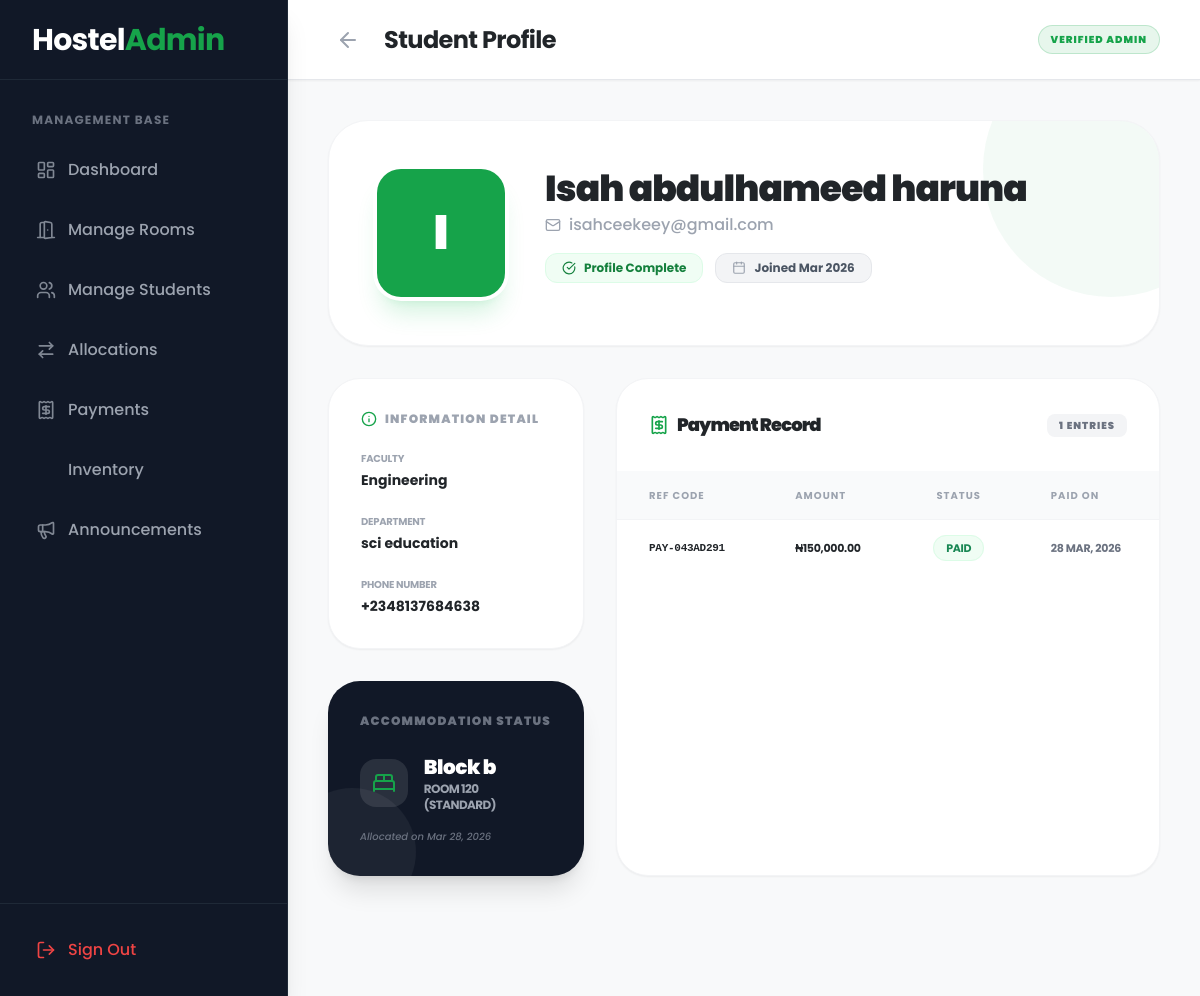
The app's page /admin/view_student.php?id=3 (signed in) with its own data.
### tables this page shows
CREATE TABLE `users` (
  `id` int(11) NOT NULL,
  `fullname` varchar(100) NOT NULL,
  `email` varchar(100) NOT NULL,
  `phone` varchar(20) DEFAULT NULL,
  `faculty` varchar(100) DEFAULT NULL,
  `department` varchar(100) DEFAULT NULL,
  `profile_pic` varchar(255) DEFAULT NULL,
  `profile_completed` tinyint(1) DEFAULT 0,
  `password` varchar(255) NOT NULL,
  `role` enum('student','admin','staff') DEFAULT 'student',
  `created_at` timestamp NOT NULL DEFAULT current_timestamp()
);

CREATE TABLE `allocations` (
  `id` int(11) NOT NULL,
  `student_id` int(11) NOT NULL,
  `room_id` int(11) NOT NULL,
  `allocated_by` varchar(100) NOT NULL DEFAULT 'admin',
  `allocation_date` date NOT NULL,
  `status` enum('active','expired','revoked') DEFAULT 'active',
  `created_at` timestamp NOT NULL DEFAULT current_timestamp()
);

CREATE TABLE `rooms` (
  `id` int(11) NOT NULL,
  `block_name` varchar(50) NOT NULL,
  `room_number` varchar(50) NOT NULL,
  `capacity` int(11) NOT NULL DEFAULT 4,
  `current_occupancy` int(11) NOT NULL DEFAULT 0,
  `room_type` enum('Standard','Premium') DEFAULT 'Standard',
  `status` enum('available','full','maintenance') DEFAULT 'available',
  `created_at` timestamp NOT NULL DEFAULT current_timestamp()
);

CREATE TABLE `payments` (
  `id` int(11) NOT NULL,
  `student_id` int(11) NOT NULL,
  `allocation_id` int(11) DEFAULT NULL,
  `amount` decimal(10,2) NOT NULL,
  `reference_code` varchar(100) NOT NULL,
  `payment_method` varchar(50) DEFAULT 'Bank Transfer',
  `status` enum('pending','paid','failed') DEFAULT 'pending',
  `paid_at` timestamp NULL DEFAULT NULL,
  `created_at` timestamp NOT NULL DEFAULT current_timestamp()
);

### admin/view_student.php (the view, shortened to what this page needs)
<?php
require_once '../config/database.php';
$student_id = $_GET['id'] ?? 0;
$student_sql = "SELECT * FROM users WHERE id = ? AND role = 'student'";
$stmt = mysqli_prepare($conn, $student_sql);
mysqli_stmt_bind_param($stmt, "i", $student_id);
mysqli_stmt_execute($stmt);
$student = mysqli_fetch_assoc(mysqli_stmt_get_result($stmt));
$alloc_sql = "
    SELECT a.*, r.room_number, r.block_name, r.room_type
    FROM allocations a
    JOIN rooms r ON a.room_id = r.id
    WHERE a.student_id = ? AND a.status = 'active'
    LIMIT 1
";
$stmt = mysqli_prepare($conn, $alloc_sql);
mysqli_stmt_bind_param($stmt, "i", $student_id);
mysqli_stmt_execute($stmt);
$allocation = mysqli_fetch_assoc(mysqli_stmt_get_result($stmt));
$payments_sql = "SELECT * FROM payments WHERE student_id = ? ORDER BY paid_at DESC";
$stmt = mysqli_prepare($conn, $payments_sql);
mysqli_stmt_bind_param($stmt, "i", $student_id);
mysqli_stmt_execute($stmt);
$payments_res = mysqli_stmt_get_result($stmt);
$payments = [];
while ($row = mysqli_fetch_assoc($payments_res)) {
    $payments[] = $row;
}
?>
<!DOCTYPE html>
<html lang="en">
<head>
    <script src="https://cdn.tailwindcss.com"></script>
</head>
<body class="bg-gray-50 font-sans text-dark flex h-screen overflow-hidden antialiased">
    <?php include '../includes/admin_sidebar.php'; ?>
    <main class="flex-1 flex flex-col h-full overflow-hidden">
        <header class="h-20 bg-white shadow-sm flex items-center justify-between px-10 border-b border-gray-200 z-10 shrink-0">
            <div class="flex items-center gap-4">
                <a href="manage_students.php" class="p-2 hover:bg-gray-100 rounded-lg text-gray-400 hover:text-primary transition">
                    <i data-lucide="arrow-left" class="w-6 h-6"></i>
                </a>
                <h1 class="text-2xl font-bold text-dark tracking-tight">Student Profile</h1>
            </div>
            <div class="flex items-center gap-4">
                <span class="bg-primary/10 text-primary text-[10px] font-black uppercase tracking-widest px-3 py-1.5 rounded-full border border-primary/20">Verified Admin</span>
            </div>
        </header>
        <div class="flex-1 overflow-y-auto p-10 bg-gray-100/30">
            <div class="max-w-5xl mx-auto space-y-8 pb-20">
                <div class="bg-white rounded-[2.5rem] shadow-sm border border-gray-100 p-8 md:p-12 relative overflow-hidden group">
                    <div class="absolute -top-20 -right-20 w-64 h-64 bg-primary/5 rounded-full group-hover:scale-110 transition-transform duration-700"></div>
                    <div class="flex flex-col md:flex-row gap-10 items-center md:items-start relative z-10">
                        <div class="w-32 h-32 rounded-3xl bg-primary text-white flex items-center justify-center text-5xl font-black shadow-xl shadow-green-500/20 ring-4 ring-white">
                            <?php echo strtoupper(substr($student['fullname'], 0, 1)); ?>
                        </div>
                        <div class="flex-1 text-center md:text-left space-y-4">
                            <div>
                                <h2 class="text-4xl font-black text-dark tracking-tight mb-1"><?php echo htmlspecialchars($student['fullname']); ?></h2>
                                <p class="text-gray-400 font-medium flex items-center justify-center md:justify-start gap-2">
                                    <i data-lucide="mail" class="w-4 h-4"></i> <?php echo htmlspecialchars($student['email']); ?>
                                </p>
                            </div>
                            <div class="flex flex-wrap items-center justify-center md:justify-start gap-3">
                                <?php if($student['profile_completed']): ?>
                                    <span class="bg-green-50 text-green-700 px-4 py-1.5 rounded-xl text-xs font-bold flex items-center gap-2 border border-green-100">
                                        <i data-lucide="check-circle" class="w-3.5 h-3.5"></i> Profile Complete
                                    </span>
                                <?php else: ?>
                                    <span class="bg-red-50 text-red-600 px-4 py-1.5 rounded-xl text-xs font-bold flex items-center gap-2 border border-red-100">
                                        <i data-lucide="alert-circle" class="w-3.5 h-3.5"></i> Incomplete Profile
                                    </span>
                                <?php endif; ?>
                                <span class="bg-gray-100 text-gray-600 px-4 py-1.5 rounded-xl text-xs font-bold flex items-center gap-2 border border-gray-200">
                                    <i data-lucide="calendar" class="w-3.5 h-3.5 text-gray-400"></i> Joined <?php echo date('M Y', strtotime($student['created_at'])); ?>
                                </span>
                            </div>
                        </div>
                    </div>
                </div>
                <div class="grid grid-cols-1 lg:grid-cols-3 gap-8">
                    <div class="lg:col-span-1 space-y-8">
                        <div class="bg-white rounded-[2rem] shadow-sm border border-gray-100 p-8 space-y-6">
                            <h4 class="text-xs font-black text-gray-400 uppercase tracking-widest flex items-center gap-2">
                                <i data-lucide="info" class="w-4 h-4 text-primary"></i> Information Detail
                            </h4>
                            <div class="space-y-6">
                                <div>
                                    <p class="text-[10px] text-gray-400 font-bold uppercase tracking-tight mb-1">Faculty</p>
                                    <p class="text-sm font-bold text-dark"><?php echo htmlspecialchars($student['faculty'] ?? 'Not set'); ?></p>
                                </div>
                                <div>
                                    <p class="text-[10px] text-gray-400 font-bold uppercase tracking-tight mb-1">Department</p>
                                    <p class="text-sm font-bold text-dark"><?php echo htmlspecialchars($student['department'] ?? 'Not set'); ?></p>
                                </div>
                                <div>
                                    <p class="text-[10px] text-gray-400 font-bold uppercase tracking-tight mb-1">Phone Number</p>
                                    <p class="text-sm font-bold text-dark"><?php echo htmlspecialchars($student['phone'] ?? 'Not provided'); ?></p>
                                </div>
                            </div>
                        </div>
                        <div class="bg-gray-900 rounded-[2rem] shadow-xl p-8 text-white relative overflow-hidden">
                            <div class="absolute -bottom-10 -left-10 w-32 h-32 bg-white/5 rounded-full"></div>
                            <h4 class="text-xs font-black text-gray-500 uppercase tracking-widest mb-6 relative z-10">Accommodation Status</h4>
                            <?php if($allocation): ?>
                                <div class="space-y-4 relative z-10">
                                    <div class="flex items-center gap-4">
                                        <div class="w-12 h-12 bg-white/10 rounded-2xl flex items-center justify-center">
                                            <i data-lucide="bed-double" class="w-6 h-6 text-primary"></i>
                                        </div>
                                        <div>
                                            <p class="text-xl font-black tracking-tight"><?php echo htmlspecialchars($allocation['block_name']); ?></p>
                                            <p class="text-xs text-gray-400 font-bold uppercase tracking-tighter">Room <?php echo htmlspecialchars($allocation['room_number']); ?> (<?php echo $allocation['room_type']; ?>)</p>
                                        </div>
                                    </div>
                                    <p class="text-[10px] text-gray-500 font-medium italic mt-4">Allocated on <?php echo date('M j, Y', strtotime($allocation['allocation_date'])); ?></p>
                                </div>
                            <?php endif; ?>
                        </div>
                    </div>
                    <div class="lg:col-span-2">
                        <div class="bg-white rounded-[2rem] shadow-sm border border-gray-100 h-full overflow-hidden flex flex-col">
                            <div class="p-8 border-b border-gray-50 flex justify-between items-center shrink-0">
                                <h4 class="text-lg font-black text-dark tracking-tighter flex items-center gap-2">
                                    <i data-lucide="receipt" class="w-5 h-5 text-primary"></i> Payment Record
                                </h4>
                                <span class="bg-gray-100 text-gray-500 text-[10px] font-black uppercase tracking-widest px-3 py-1 rounded-lg"><?php echo count($payments); ?> Entries</span>
                            </div>
                            <div class="flex-1 overflow-x-auto">
                                <table class="w-full text-left border-collapse whitespace-nowrap">
                                    <thead>
                                        <tr class="bg-gray-50 text-gray-400 text-[10px] font-black uppercase tracking-widest border-b border-gray-100">
                                            <th class="px-8 py-4">Ref Code</th>
                                            <th class="px-8 py-4">Amount</th>
                                            <th class="px-8 py-4 text-center">Status</th>
                                            <th class="px-8 py-4">Paid On</th>
                                        </tr>
                                    </thead>
                                    <tbody class="divide-y divide-gray-50 uppercase text-[11px] font-bold tracking-tight">
                                        <?php if(empty($payments)): ?>
                                            <tr>
                                                <td colspan="4" class="px-8 py-12 text-center text-gray-400 font-medium italic">No payment transactions found for this student.</td>
                                            </tr>
                                        <?php else: ?>
                                            <?php foreach($payments as $p): ?>
                                                <tr class="hover:bg-gray-50/50 transition duration-150">
                                                    <td class="px-8 py-5 font-mono text-dark"><?php echo $p['reference_code']; ?></td>
                                                    <td class="px-8 py-5 text-dark">₦<?php echo number_format($p['amount'], 2); ?></td>
                                                    <td class="px-8 py-5 text-center">
                                                        <?php if($p['status'] === 'paid'): ?>
                                                            <span class="text-success bg-green-50 px-3 py-1 rounded-full border border-green-100">Paid</span>
                                                        <?php else: ?>
                                                            <span class="text-red-500 bg-red-50 px-3 py-1 rounded-full border border-red-100"><?php echo ucfirst($p['status']); ?></span>
                                                        <?php endif; ?>
                                                    </td>
                                                    <td class="px-8 py-5 text-gray-500">
                                                        <?php echo $p['paid_at'] ? date('d M, Y', strtotime($p['paid_at'])) : '---'; ?>
                                                    </td>
                                                </tr>
                                            <?php endforeach; ?>
                                        <?php endif; ?>
                                    </tbody>
                                </table>
                            </div>
                        </div>
                    </div>
                </div>
            </div>
        </div>
    </main>
</body>
</html>

### records on screen
users: fullname "I", fullname "Isah abdulhameed haruna", email "isahceekeey@gmail.com", created_at "Mar 2026", faculty "Engineering", department "sci education", phone "+2348137684638"
allocations: room.block_name "Block b", room.room_number "120", room.room_type "STANDARD", allocation_date "Mar 28, 2026"
payments: reference_code "PAY-043AD291", amount "150,000.00", status "PAID", paid_at "28 MAR, 2026"

### other values on screen
$item['label'] "Dashboard"
$item['label'] "Manage Rooms"
$item['label'] "Manage Students"
$item['label'] "Allocations"
$item['label'] "Payments"
$item['label'] "Inventory"
$item['label'] "Announcements"
count($payments) "1"
